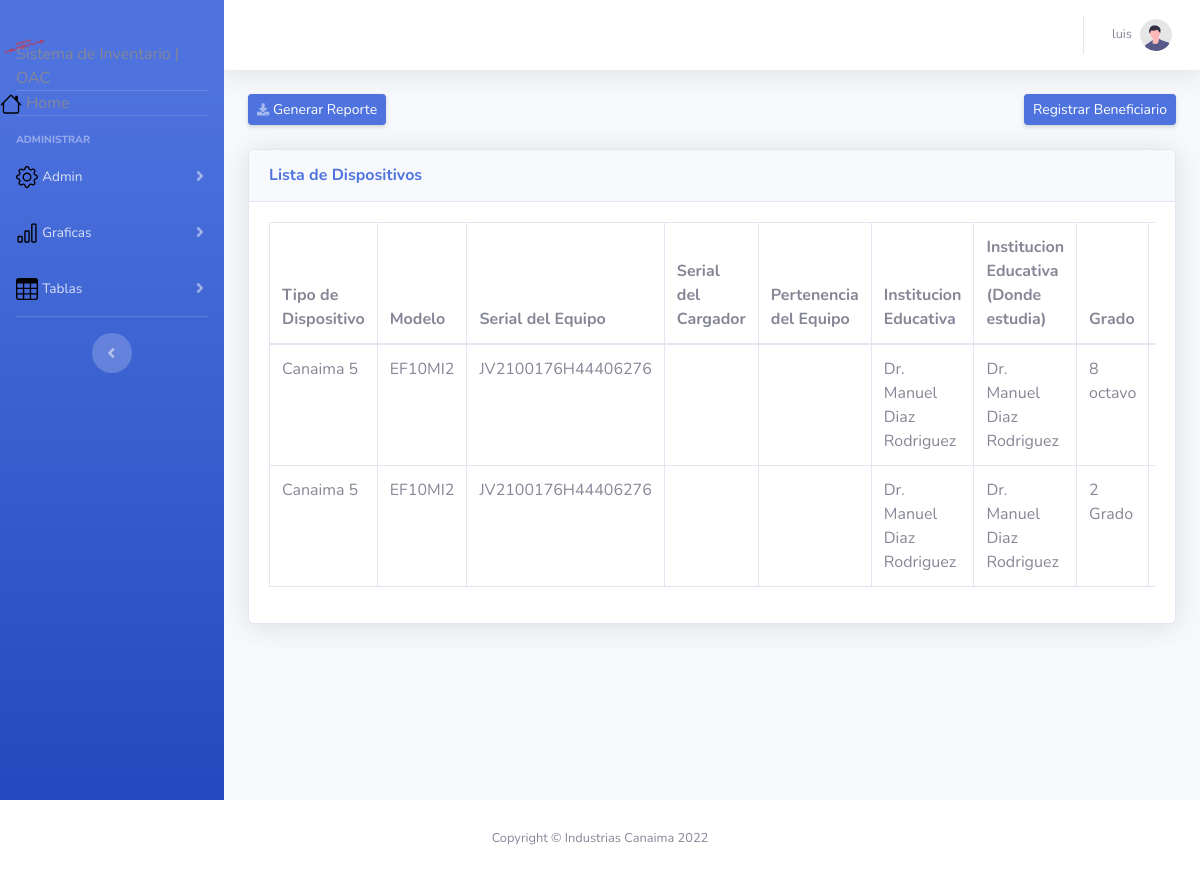
The app's page /verificador.php (signed in) with its own data.
### tables this page shows
CREATE TABLE `datos_del_dispotivo` (
  `id_datos_del_dispositivo` int(11) NOT NULL,
  `id_tipo_de_dispositivo` int(11) NOT NULL,
  `serial_equipo` varchar(60) NOT NULL,
  `serial_de_migracion` varchar(60) NOT NULL,
  `serial_de_cargador` varchar(60) NOT NULL,
  `serial_de_cargador_salida` varchar(60) NOT NULL,
  `pertenencia_del_equipo` varchar(60) NOT NULL,
  `institucion_educativa` varchar(60) NOT NULL,
  `institucion_donde_estudia` varchar(60) NOT NULL,
  `fecha_de_recepcion` date NOT NULL,
  `estado_recepcion_equipo` int(11) NOT NULL,
  `fecha_de_entrega` int(10) NOT NULL,
  `responsable` varchar(60) NOT NULL,
  `observaciones` varchar(150) NOT NULL,
  `equipo_reincidio` varchar(150) NOT NULL,
  `id_roles` int(11) NOT NULL,
  `id_origen` int(11) NOT NULL,
  `id_grado` int(11) NOT NULL,
  `id_estatus` int(11) NOT NULL,
  `id_motivo` int(11) NOT NULL
);

CREATE TABLE `tipo_de_equipo` (
  `id_tipo_de_equipo` int(11) NOT NULL,
  `nombre` varchar(20) NOT NULL,
  `modelo` varchar(30) NOT NULL,
  `estado` varchar(60) NOT NULL,
  `cant_act` int(11) NOT NULL,
  `stock` int(11) NOT NULL
);

CREATE TABLE `grado` (
  `id_grado` int(11) NOT NULL,
  `grado` varchar(60) NOT NULL
);

### modalDeRegistroDis.php (the view, shortened to what this page needs)
</div>

### verificador.php (shortened to what this page needs)
<?php
require "config/conexionProvi.php";
$usuario = $_SESSION['usuario'];
$sql2 = "SELECT d.serial_equipo, d.serial_de_cargador, d.pertenencia_del_equipo, d.institucion_educativa, d.institucion_donde_estudia, d.fecha_de_recepcion, d.estado_recepcion_equipo, d.observaciones, d.equipo_reincidio, j.nombre, j.modelo, l.grado, k.origen, m.estatus, b.tipo_de_motivo , t.estado FROM datos_del_dispotivo AS d
INNER JOIN tipo_de_equipo AS j ON j.id_tipo_de_equipo=d.id_tipo_de_dispositivo
INNER JOIN origen AS k ON k.id_origen = d.id_origen
INNER JOIN grado AS l ON l.id_grado = d.id_grado
INNER JOIN estatus AS m ON m.id_estatus = d.id_estatus
INNER JOIN motivo AS b ON b.id_motivo = d.id_motivo
INNER JOIN tipo_estado AS t ON t.id = d.estado_recepcion_equipo";
$resultado8 = $mysqli->query($sql2);
?>
<!DOCTYPE html>
<html lang="es">
<head>
    <link href="vendor/fontawesome-free/css/all.min.css" rel="stylesheet" type="text/css">
    <link href="css/sb-admin-2.min.css" rel="stylesheet">
</head>
<body id="page-top">
    <div id="wrapper">
        <?php include "inc/navbarlateral.php"; ?>
        <div id="content-wrapper" class="d-flex flex-column">
            <div id="content">
                <?php include "inc/navbar.php"; ?>
                <?php
                    include "content/verificador-view.php";
                ?>
                <?php
                        include "modalDeRegistroDis.php";
                        include "modalEditDis.php";
                    ?>
                <footer class="sticky-footer bg-white">
                    <div class="container my-auto">
                        <div class="copyright text-center my-auto">
                            <span>Copyright &copy; Industrias Canaima 2022</span>
                        </div>
                    </div>
                </footer>
        <?php include "inc/script.php"; ?>
</body>
</html>

### inc/navbarlateral.php (shortened to what this page needs)
<ul class="navbar-nav bg-gradient-primary sidebar sidebar-dark accordion" id="accordionSidebar">
           <div class="sidebar-brand-icon rotate-n-15">
            <img src="img/Canaima.png " alt="Industrias Canaima" width="42" height="42">
        </div>
        <div class="sidebar-brand-text mx-3"><?php echo company; ?></div>
    <hr class="sidebar-divider my-0">
    <li class="nav-item active">
            <img src="img/svg/house.svg " alt="Industrias Canaima" width="22" height="22">
            <span>Home</span></a>
    </li>
    <hr class="sidebar-divider">
    <div class="sidebar-heading">
        Administrar
    </div>
    <li class="nav-item">
        <a class="nav-link collapsed" href="#" data-toggle="collapse" data-target="#collapseTwo" aria-expanded="true"
            aria-controls="collapseTwo">
            <img src="img/svg/setting.svg " alt="Industrias Canaima" width="22" height="22">
            <span>Admin</span>
        </a>
    </li>
    <li class="nav-item">
        <a class="nav-link collapsed" href="#" data-toggle="collapse" data-target="#collapseUtilities"
            aria-expanded="true" aria-controls="collapseUtilities">
            <img src="img/svg/grafica.svg " alt="Industrias Canaima" width="22" height="22">
            <span>Graficas</span>
        </a>
    </li>
    <li class="nav-item">
        <a class="nav-link collapsed" href="#" data-toggle="collapse" data-target="#collapsePages" aria-expanded="true"
            aria-controls="collapsePages">
            <img src="img/svg/table.svg " alt="Industrias Canaima" width="22" height="22">
            <span>Tablas</span>
        </a>
    </li>
    <hr class="sidebar-divider d-none d-md-block">
    <div class="text-center d-none d-md-inline">
        <button class="rounded-circle border-0" id="sidebarToggle"></button>
    </div>
</ul>

### inc/navbar.php (shortened to what this page needs)
<nav class="navbar navbar-expand navbar-light bg-white topbar mb-4 static-top shadow">
    <ul class="navbar-nav ml-auto">
        <li class="nav-item dropdown no-arrow">
            <a class="nav-link dropdown-toggle" href="#" id="userDropdown" role="button" data-toggle="dropdown" aria-haspopup="true" aria-expanded="false">
                <span class="mr-2 d-none d-lg-inline text-gray-600 small"><?php echo $usuario;
                  echo "<br>". $rol;?></span>
                <img class="img-profile rounded-circle" src="img/undraw_profile.svg">
            </a>
        </li>
    </ul>
</nav>

### content/verificador-view.php (shortened to what this page needs)
    <div class="container-fluid">
        <div class="d-sm-flex align-items-center justify-content-between mb-4">
            <a href="#" class="d-none d-sm-inline-block btn btn-sm btn-primary shadow-sm"><i class="fas fa-download fa-sm text-white-50"></i> Generar Reporte</a>
            <a href="#" class="d-none d-sm-inline-block btn btn-sm btn-primary shadow-sm" data-toggle="modal" data-target="#modalDispo"> Registrar Beneficiario</a>
        </div>
        <div class="card shadow mb-4">
            <div class="card-header py-3">
                <h6 class="m-0 font-weight-bold text-primary">Lista de Dispositivos</h6>
            </div>
            <div class="card-body">
                <div class="table-responsive">
                    <table class="table table-bordered" id="dataTable2" width="100%" cellspacing="0">
                        <thead>
                            <tr>
                                <th>Tipo de Dispositivo</th>
                                <th>Modelo</th>
                                <th>Serial del Equipo</th>
                                <th>Serial del Cargador</th>
                                <th>Pertenencia del Equipo</th>
                                <th>Institucion Educativa</th>
                                <th>Institucion Educativa (Donde estudia)</th>
                                <th>Grado</th>
                                <th>Fecha de Recepción</th>
                            </tr>
                        </thead>
                        <tbody>
                            <?php
                            while ($row8 = $resultado8->fetch_assoc()) {
                            ?>
                                <tr>
                                    <td><?php echo $row8['nombre']; ?></td>
                                    <td><?php echo $row8['modelo']; ?></td>
                                    <td><?php echo $row8['serial_equipo']; ?></td>
                                    <td><?php echo $row8['serial_de_cargador']; ?></td>
                                    <td><?php echo $row8['pertenencia_del_equipo']; ?></td>
                                    <td><?php echo $row8['institucion_educativa']; ?></td>
                                    <td><?php echo $row8['institucion_donde_estudia']; ?></td>
                                    <td><?php echo $row8['grado']; ?></td>
                                    <td><?php echo $row8['fecha_de_recepcion']; ?></td>
                                </tr>
                            <?php
                            };
                            ?>
                        </tbody>
                    </table>
                </div>
            </div>
        </div>
    </div>
</div>

### modalEditDis.php (shortened to what this page needs)
</div>

### inc/script.php (shortened to what this page needs)
<link href="vendor/datatables/dataTables.bootstrap4.min.css" rel="stylesheet">

### records on screen
datos_del_dispotivo: id_tipo_de_dispositivo.nombre "Canaima 5", id_tipo_de_dispositivo.modelo "EF10MI2", serial_equipo "JV2100176H44406276", institucion_educativa "Dr. Manuel Diaz Rodriguez", institucion_donde_estudia "Dr. Manuel Diaz Rodriguez", id_grado.grado "8 octavo"
datos_del_dispotivo: id_tipo_de_dispositivo.nombre "Canaima 5", id_tipo_de_dispositivo.modelo "EF10MI2", serial_equipo "JV2100176H44406276", institucion_educativa "Dr. Manuel Diaz Rodriguez", institucion_donde_estudia "Dr. Manuel Diaz Rodriguez", id_grado.grado "2 Grado"

### other values on screen
company "Sistema de Inventario | OAC"
$usuario "luis"
